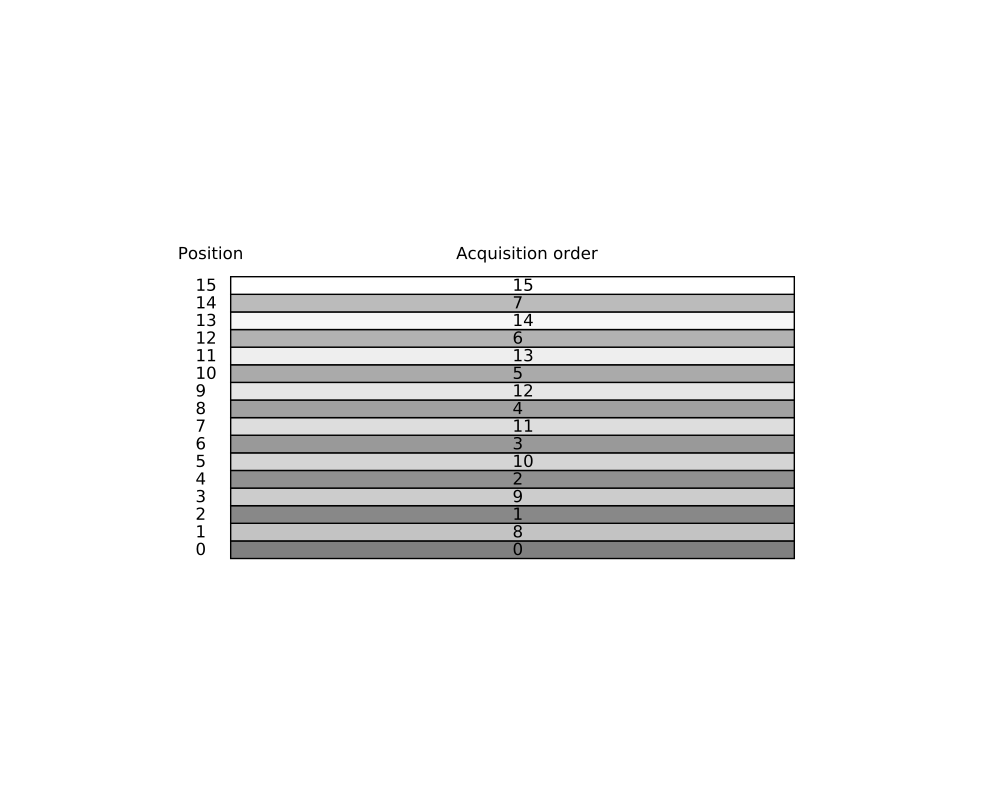

This figure's Python source:
from matplotlib.patches import Rectangle
fig = plt.figure(figsize=(10, 8))
ax0 = plt.gca()
ax0.axis('equal')
n_z = 16
ax0.axis((-6, n_z * 2 + 6, 0, n_z + 2))
times = np.argsort(list(range(0, n_z, 2)) + list(range(1, n_z,2)))
colors = np.linspace(0.5, 1, n_z)
for pos, time in enumerate(times):
    color = [colors[time]] * 3
    rect = Rectangle((0, pos), n_z * 2, 1, facecolor=color)
    ax0.add_patch(rect)
    ax0.annotate(time, (n_z , pos + 0.2))
    ax0.annotate(pos, (-2, pos + 0.2))
ax0.axis('off')
ax0.annotate('Position', (-3, n_z+1))
ax0.annotate('Acquisition order', (n_z * 0.8, n_z + 1))
